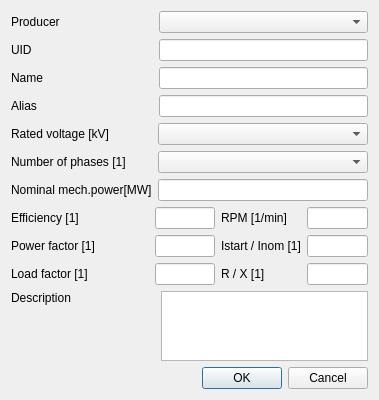
<?xml version="1.0" encoding="UTF-8"?>
<ui version="4.0">
 <class>catMotor</class>
 <widget class="QDialog" name="catMotor">
  <property name="geometry">
   <rect>
    <x>0</x>
    <y>0</y>
    <width>379</width>
    <height>384</height>
   </rect>
  </property>
  <property name="windowTitle">
   <string>Asynchronous Motor</string>
  </property>
  <layout class="QGridLayout" name="gridLayout_2">
   <item row="3" column="0" colspan="2">
    <layout class="QGridLayout" name="gridLayout">
     <item row="2" column="1">
      <widget class="QLineEdit" name="istartLineEdit"/>
     </item>
     <item row="0" column="2">
      <widget class="QLabel" name="rpmLabel">
       <property name="text">
        <string>RPM [1/min]</string>
       </property>
      </widget>
     </item>
     <item row="0" column="1">
      <widget class="QLineEdit" name="efficiencyLineEdit"/>
     </item>
     <item row="1" column="0">
      <widget class="QLabel" name="powerLabel">
       <property name="text">
        <string>Power factor [1]                </string>
       </property>
      </widget>
     </item>
     <item row="2" column="3">
      <widget class="QLineEdit" name="loadLineEdit"/>
     </item>
     <item row="1" column="1">
      <widget class="QLineEdit" name="powerLineEdit"/>
     </item>
     <item row="1" column="2">
      <widget class="QLabel" name="istartLabel">
       <property name="text">
        <string>Istart / Inom [1]</string>
       </property>
      </widget>
     </item>
     <item row="2" column="2">
      <widget class="QLabel" name="rxLabel">
       <property name="text">
        <string>R / X [1]</string>
       </property>
      </widget>
     </item>
     <item row="0" column="3">
      <widget class="QLineEdit" name="rpmLineEdit"/>
     </item>
     <item row="1" column="3">
      <widget class="QLineEdit" name="rxLineEdit"/>
     </item>
     <item row="0" column="0">
      <widget class="QLabel" name="efficiencyLabel">
       <property name="text">
        <string>Efficiency [1]                    </string>
       </property>
      </widget>
     </item>
     <item row="2" column="0">
      <widget class="QLabel" name="loadLabel">
       <property name="text">
        <string>Load factor [1]</string>
       </property>
      </widget>
     </item>
    </layout>
   </item>
   <item row="13" column="1">
    <widget class="QTextEdit" name="descriptionTextEdit"/>
   </item>
   <item row="2" column="0" colspan="2">
    <layout class="QGridLayout" name="gridLayout_3">
     <item row="2" column="0">
      <widget class="QLabel" name="nominalLabel">
       <property name="text">
        <string>Nominal mech.power[MW]</string>
       </property>
      </widget>
     </item>
     <item row="0" column="0">
      <widget class="QLabel" name="ratedLabel">
       <property name="text">
        <string>Rated voltage [kV]</string>
       </property>
      </widget>
     </item>
     <item row="1" column="0">
      <widget class="QLabel" name="numberLabel">
       <property name="text">
        <string>Number of phases [1]</string>
       </property>
      </widget>
     </item>
     <item row="0" column="1">
      <widget class="QComboBox" name="ratedVoltageCombo"/>
     </item>
     <item row="1" column="1">
      <widget class="QComboBox" name="numberofphasesCombo"/>
     </item>
     <item row="2" column="1">
      <widget class="QLineEdit" name="nominalLineEdit"/>
     </item>
    </layout>
   </item>
   <item row="0" column="0" colspan="2">
    <layout class="QGridLayout" name="gridLayout_4">
     <item row="1" column="0">
      <widget class="QLabel" name="uidLabel">
       <property name="text">
        <string>UID</string>
       </property>
      </widget>
     </item>
     <item row="1" column="1">
      <widget class="QLineEdit" name="uidLineEdit"/>
     </item>
     <item row="2" column="0">
      <widget class="QLabel" name="nameLabel">
       <property name="text">
        <string>Name                                 </string>
       </property>
      </widget>
     </item>
     <item row="3" column="0">
      <widget class="QLabel" name="aliasLabel">
       <property name="text">
        <string>Alias</string>
       </property>
      </widget>
     </item>
     <item row="2" column="1">
      <widget class="QLineEdit" name="nameLineEdit"/>
     </item>
     <item row="3" column="1">
      <widget class="QLineEdit" name="aliasLineEdit"/>
     </item>
     <item row="0" column="0">
      <widget class="QLabel" name="label">
       <property name="text">
        <string>Producer</string>
       </property>
      </widget>
     </item>
     <item row="0" column="1">
      <widget class="QComboBox" name="producerComboBox"/>
     </item>
    </layout>
   </item>
   <item row="13" column="0">
    <layout class="QGridLayout" name="gridLayout_6">
     <item row="0" column="0">
      <widget class="QLabel" name="descrpitionLabel">
       <property name="text">
        <string>Description                         </string>
       </property>
      </widget>
     </item>
     <item row="1" column="0">
      <spacer name="verticalSpacer">
       <property name="orientation">
        <enum>Qt::Vertical</enum>
       </property>
       <property name="sizeHint" stdset="0">
        <size>
         <width>20</width>
         <height>40</height>
        </size>
       </property>
      </spacer>
     </item>
    </layout>
   </item>
   <item row="14" column="1">
    <widget class="QDialogButtonBox" name="buttonBox">
     <property name="standardButtons">
      <set>QDialogButtonBox::Cancel|QDialogButtonBox::Ok</set>
     </property>
     <property name="centerButtons">
      <bool>false</bool>
     </property>
    </widget>
   </item>
  </layout>
 </widget>
 <layoutdefault spacing="6" margin="11"/>
 <resources/>
 <connections/>
</ui>
